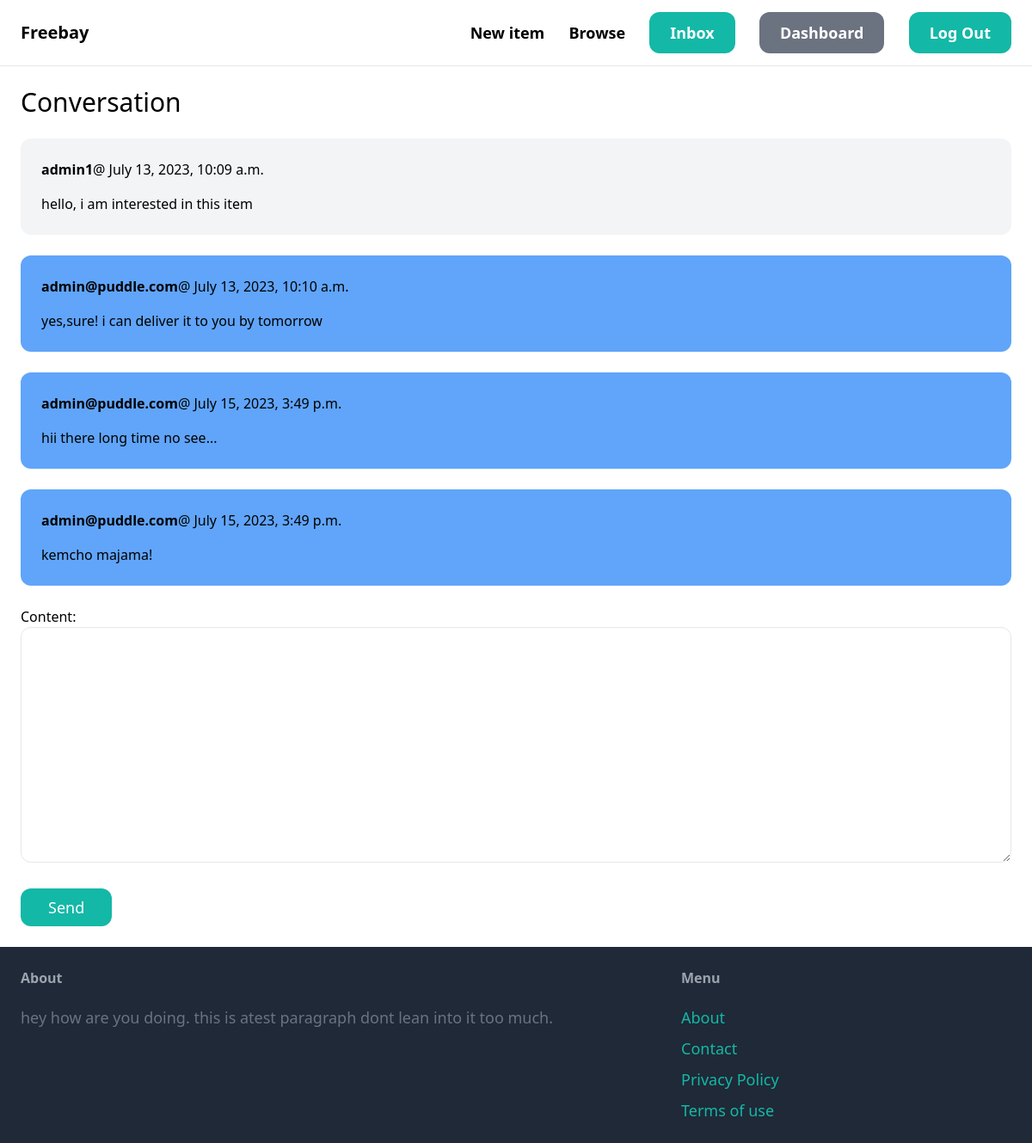
The page /inbox/2/ (signed in) on the database its author committed.
### conversation/models.py (models this page shows)
class conversationmessage(models.Model):
    conversation=models.ForeignKey(conversation,related_name='messages',on_delete=models.CASCADE)
    content=models.TextField()
    created_at=models.DateTimeField(auto_now_add=True)
    created_by=models.ForeignKey(User,related_name='created_message',on_delete=models.CASCADE)

### conversation/views.py (the view)
# urls.py: path('<int:pk>/',views.detail,name='detail'),
@login_required
def detail(request,pk):
    Conversation =conversation.objects.filter(members__in=[request.user.id]).get(pk=pk)
    if request.method=='POST':
        form=conversationmessageform(request.POST)
        if form.is_valid():
            conversation_message=form.save(commit=False)
            conversation_message.conversation=Conversation
            conversation_message.created_by=request.user
            conversation_message.save()
            Conversation.save()
            return redirect('conversation:detail',pk=pk)
    else:
            form=conversationmessageform()
    return render(request,'conversation/detail.html',{
        'Conversation':Conversation,
        'form':form
    })

### conversation/forms.py
class conversationmessageform(forms.ModelForm):
    class Meta:
        model=conversationmessage
        fields=('content',)
        widgets={
            'content':forms.Textarea(attrs={
                'class':'w-full py-4 px-6 rounded-xl border'
            })
        }

### conversation/templates/conversation/detail.html (shortened to what this page needs)
{% extends 'core/base.html' %}
{% block content %}
<h1 class="mb-6 text-3xl">Conversation</h1>
<div class="space-y-6">
    {% for message in Conversation.messages.all %}
            <div class="p-6 flex {% if message.created_by == request.user %} bg-blue-400 {% else %} bg-gray-100 {% endif %} rounded-xl">
                <div>
                    <p class="mb-4"><strong>{{message.created_by.username}}</strong>@ {{message.created_at}}<t</p>
                    <p>{{ message.content }}</p>
                </div>
            </div>
    {% endfor %}
</div>
<form method="post" class="mt-6">
    {{ form.as_p }}
    <button class="py-2 mt-6 px-8 text-lg bg-teal-500 hover:bg-teal-700 rounded-xl text-white">Send</button>
</form>
{% endblock %}

### rows shown on the page
conversationmessage: created_by.username "admin1", created_at "July 13, 2023, 10:09 a.m.", content "hello, i am interested in this item"
conversationmessage: created_by.username "admin@puddle.com", created_at "July 13, 2023, 10:10 a.m.", content "yes,sure! i can deliver it to you by tomorrow"
conversationmessage: created_by.username "admin@puddle.com", created_at "July 15, 2023, 3:49 p.m.", content "hii there long time no see..."
conversationmessage: created_by.username "admin@puddle.com", created_at "July 15, 2023, 3:49 p.m.", content "kemcho majama!"
